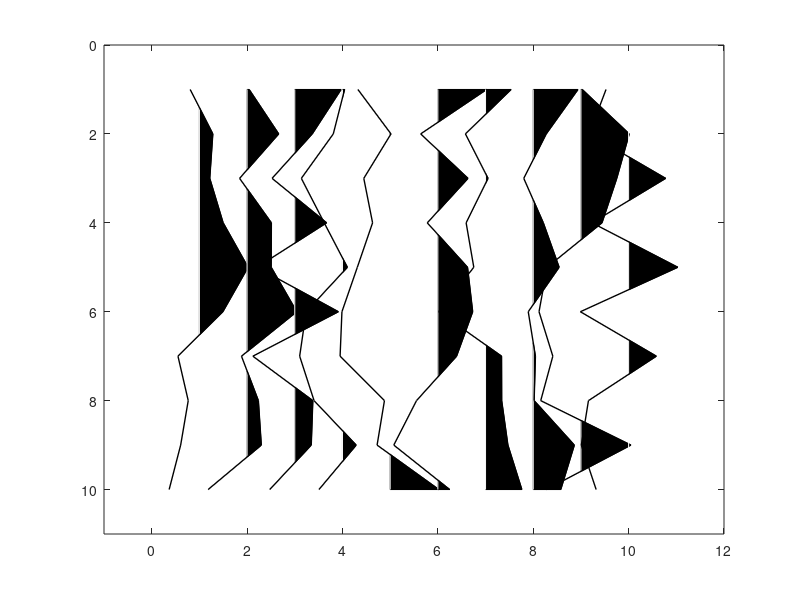

Reproduce this figure in MATLAB.
function amf_wigb(a,scal,x,z,amx,indices)
%WIGB: Plot seismic data using wiggles.
%
%  WIGB(a,scal,x,z,amx)
%
%  IN  a:     seismic data (a matrix, traces are columns)
%      scale: multiple data by scal
%      x:     horizontal axis (often offset)
%      z:     vertical axis (often time)
%
%  Note
%
%    If only 'a' is enter, 'scal,x,z,amn,amx' are set automatically;
%    otherwise, 'scal' is a scalar; 'x, z' are vectors for annotation in
%    offset and time, amx are the amplitude range.
%
%
%  Author(s): Xingong Li (Intseis, Integrated Seismic Solutions)
%  Copyright 1998-2003 Xingong
%  Revision: 1.2  Date: Dec/2002
%  Modified by Yunfeng Chen, Nov. 29, 2016 to plot the stacked trace
%  Y.C., Jan. 15, 2018, plot missing traces in red
%  IN indices: indices of empty traces
if_sum = false;
if if_sum
   a = [a, sum(a,2)/size(a,2)];
   x = [x x(end)+5*(x(end)-x(end-1))];
end
if nargin == 0, nx=10;nz=10; a = rand(nz,nx)-0.5; end;

[nz,nx]=size(a);
trmx= max(abs(a));

if (nargin == 6) 
    if isempty(amx)
        amx=mean(trmx); 
    end
end
if (nargin <= 4); amx=mean(trmx); indices=[]; end;
if (nargin <= 2); x=[1:nx]; z=[1:nz];  end;
if (nargin <= 1); scal =1; end;

if nx <= 1; disp(' ERR:PlotWig: nx has to be more than 1');return;end;

% take the average as dx

dx1 = abs(x(2:nx)-x(1:nx-1));
dx = median(dx1);


dz=z(2)-z(1);
xmx=max(max(a)); xmn=min(min(a));

if scal == 0; scal=1; end;
a = a * dx /amx;
a = a * scal;


fprintf(' PlotWig: data range [%f, %f], plotted max %f \n',xmn,xmx,amx);

% set display range

x1=min(x)-2.0*dx; x2=max(x)+2.0*dx;
z1=min(z)-dz; z2=max(z)+dz;

set(gca,'NextPlot','add','Box','on', ...
    'XLim', [x1 x2], ...
    'YDir','reverse', ...
    'YLim',[z1 z2]);



fillcolor = [0 0 0];
linecolor = [0 0 0];
linewidth = 1.;

z=z'; 	% input as row vector
zstart=z(1);
zend  =z(nz);

for i=1:nx,
    
    if trmx(i) ~= 0;    % skip the zero traces
        tr=a(:,i); 	% --- one scale for all section
        s = sign(tr) ;
        i1= find( s(1:nz-1) ~= s(2:nz) );	% zero crossing points
        npos = length(i1);
        
        
        %12/7/97
        zadd = i1 + tr(i1) ./ (tr(i1) - tr(i1+1)); %locations with 0 amplitudes
        aadd = zeros(size(zadd));
        
        [zpos,vpos] = find(tr >0);
        [zz,iz] = sort([zpos; zadd]); 	% indices of zero point plus positives
        aa = [tr(zpos); aadd];
        aa = aa(iz);
        
        % be careful at the ends
        if tr(1)>0, 	a0=0; z0=1.00;
        else, 		a0=0; z0=zadd(1);
        end;
        if tr(nz)>0, 	a1=0; z1=nz;
        else, 		a1=0; z1=max(zadd);
        end;
        
        zz = [z0; zz; z1; z0];
        aa = [a0; aa; a1; a0];
        
        zzz = zstart + zz*dz -dz;
        % YC, plot in red if it is reconstructed traces
        if ismember(i,indices)
            patch( aa+x(i) , zzz,  [1 0 0]);
        else
            patch( aa+x(i) , zzz,  fillcolor);
        end
        
        
         line( 'Color',[1 1 1],  ...
             'Xdata', x(i)+[0 0], 'Ydata',[zstart zend]); % remove zero line
        
        %'LineWidth',linewidth, ...
        %12/7/97 'Xdata', x(i)+[0 0], 'Ydata',[z0 z1]*dz);	% remove zero line
        
        line( 'Color',linecolor,...
            'LineWidth',linewidth, ...
            'Xdata', tr+x(i), 'Ydata',z);	% negatives line
        
    else % zeros trace
%         line( 'Color',linecolor,'EraseMode','background',  ...
%             'LineWidth',linewidth, ...
%             'Xdata', [x(i) x(i)], 'Ydata',[zstart zend]);
    end;
end;
